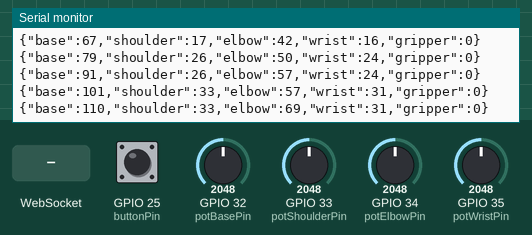
This sketch was run on a simulated ESP32. Parts: the last lines printed to the serial monitor. The inputs (shaded band) are chosen by the test bench; at power-on: GPIO 32 (potBasePin) = 2048, GPIO 33 (potShoulderPin) = 2048, GPIO 34 (potElbowPin) = 2048, GPIO 35 (potWristPin) = 2048, GPIO 25 (buttonPin) HIGH. WiFi joins after 1.5 s; servers stay silent unless stated.

Above: at 2.7 s.
2.8 s: WebSocket text "1" received
4.3 s: GPIO 32 (potBasePin) set to 2866
At 5.49 s:
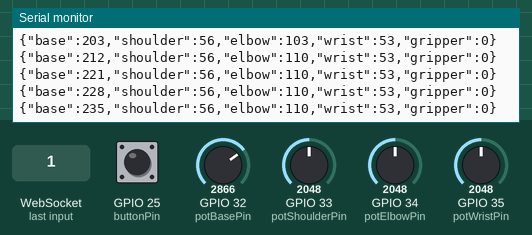
5.8 s: GPIO 33 (potShoulderPin) set to 2866
At 6.09 s:
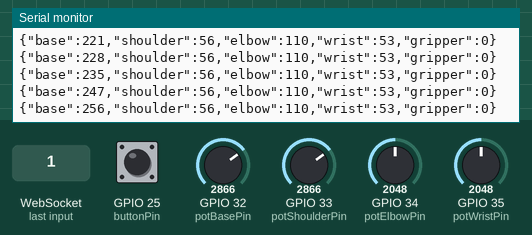
7.3 s: GPIO 34 (potElbowPin) set to 2866
At 8.59 s:
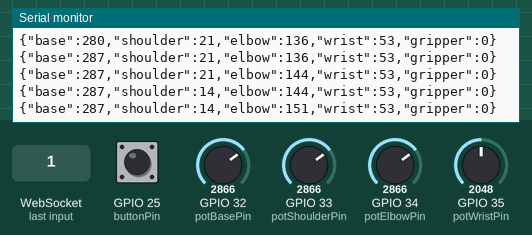
8.8 s: GPIO 35 (potWristPin) set to 2866
At 9.04 s:
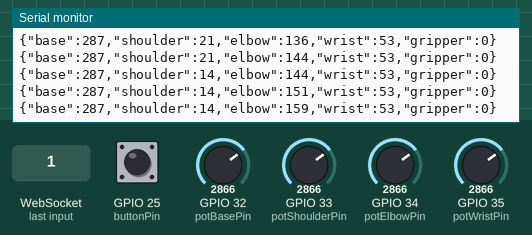
10.3 s: GPIO 25 (buttonPin) pulled LOW for 0.15 s
At 10.55 s:
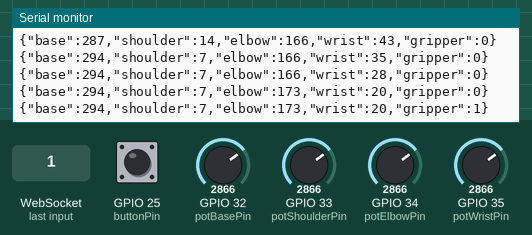
Timing chart, 0 to 12.9 s (numbered marks = the images above; inputs shaded):
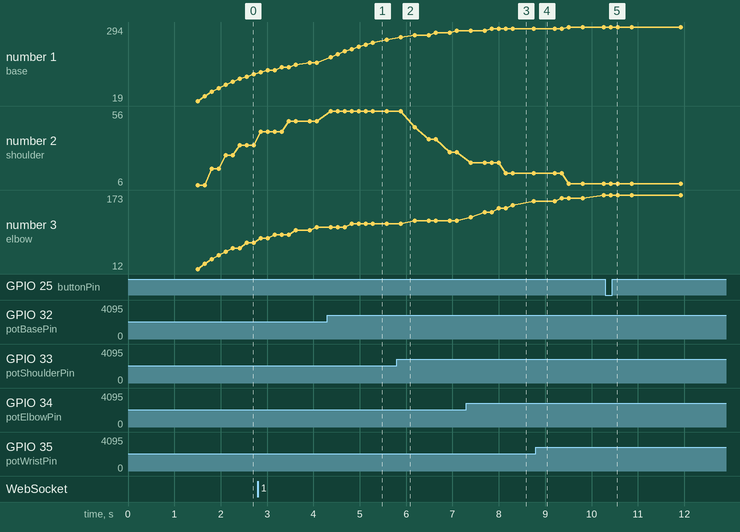

The sketch:

ARMIRAKOV1.ino
```cpp
#include <WiFi.h>
#include <WebSocketsClient.h>
#include <ArduinoJson.h>  // https://arduinojson.org/

// ————— Configuração de Rede —————
const char* ssid     = "InternetSA";
const char* password = "cadebabaca";

// ————— Configuração do WebSocket —————
const char* ws_host = "websocket.mirako.org";
const uint16_t ws_port = 6001;
const char* ws_path = "/";

// ————— Parâmetros de Calibração e Filtragem —————
struct Calib { int rawMin, rawMax; float smooth; };
Calib calibBase     = {  500, 3200, 0.1f };  // ajuste se precisar
Calib calibShoulder = {  500, 2900, 0.1f };
Calib calibElbow    = {  500, 2800, 0.1f };
Calib calibWrist    = {  500, 2800, 0.1f };

const int   TOLERANCE = 6;    // só envia quando muda > 5°
const int   DELAY_MS  = 150;   // intervalo entre leituras

// ————— Pinos —————
const int potBasePin     = 32;
const int potShoulderPin = 33;
const int potElbowPin    = 34;
const int potWristPin    = 35;
const int buttonPin      = 25;

// ————— Estado e variáveis de filtragem —————
WebSocketsClient webSocket;
int  lastBase     = -999;
int  lastShoulder = -999;
int  lastElbow    = -999;
int  lastWrist    = -999;
bool lastGrip     = false;
float filtBase     = 0, filtShoulder = 0, filtElbow = 0, filtWrist = 0;

void webSocketEvent(WStype_t type, uint8_t * payload, size_t length) {
  switch(type) {
    case WStype_CONNECTED:
      Serial.println("✅ WS conectado");
      break;
    case WStype_DISCONNECTED:
      Serial.println("❌ WS desconectado");
      break;
    case WStype_TEXT: {
      // 1) tenta calibração por JSON
      StaticJsonDocument<200> doc;
      if (deserializeJson(doc, payload) == DeserializationError::Ok) {
        bool fezCalib = false;
        if (doc.containsKey("calibShoulderMin")) {
          calibShoulder.rawMin = doc["calibShoulderMin"];
          fezCalib = true;
        }
        if (doc.containsKey("calibShoulderMax")) {
          calibShoulder.rawMax = doc["calibShoulderMax"];
          fezCalib = true;
        }
        if (doc.containsKey("calibElbowMin")) {
          calibElbow.rawMin = doc["calibElbowMin"];
          fezCalib = true;
        }
        if (doc.containsKey("calibElbowMax")) {
          calibElbow.rawMax = doc["calibElbowMax"];
          fezCalib = true;
        }
        if (doc.containsKey("calibWristMin")) {
          calibWrist.rawMin = doc["calibWristMin"];
          fezCalib = true;
        }
        if (doc.containsKey("calibWristMax")) {
          calibWrist.rawMax = doc["calibWristMax"];
          fezCalib = true;
        }
        if (fezCalib) {
          Serial.println("⚙️ Calibracao atualizada:");
          Serial.printf("   Shoulder: min=%d max=%d\n", calibShoulder.rawMin, calibShoulder.rawMax);
          Serial.printf("   Elbow:    min=%d max=%d\n", calibElbow.rawMin,    calibElbow.rawMax);
          Serial.printf("   Wrist:    min=%d max=%d\n", calibWrist.rawMin,    calibWrist.rawMax);
          return; // não trata como comando normal
        }
      }
      // 2) se não era calib, printa a mensagem normal
      Serial.printf("⏪ Servidor: %s\n", payload);
      break;
    }
    case WStype_ERROR:
      Serial.println("⚠️ Erro no WS");
      break;
    default:
      break;
  }
}

void setup() {
  Serial.begin(115200);
  pinMode(buttonPin, INPUT_PULLUP);

  // Conecta Wi-Fi
  Serial.printf("Conectando em %s …", ssid);
  WiFi.begin(ssid, password);
  while (WiFi.status() != WL_CONNECTED) {
    Serial.print('.');
    delay(300);
  }
  Serial.printf("\nWi-Fi OK! IP: %s\n", WiFi.localIP().toString().c_str());

  // Inicia WebSocket
  webSocket.begin(ws_host, ws_port, ws_path);
  webSocket.onEvent(webSocketEvent);
  webSocket.setReconnectInterval(5000);
}

void loop() {
  // 1) Lê brutos
  int rawB = analogRead(potBasePin);
  int rawS = analogRead(potShoulderPin);
  int rawE = analogRead(potElbowPin);
  int rawW = analogRead(potWristPin);
  bool grip = (digitalRead(buttonPin) == LOW);

  // 2) Atualiza WebSocket (pode receber calibração)
  webSocket.loop();

  // 3) Mapeia e constrange em 0–180°
  int angleB = constrain(map(rawB, calibBase.rawMin,     calibBase.rawMax,     0, 340), 0, 340);
  int angleS = 180 - constrain(map(rawS, calibShoulder.rawMin, calibShoulder.rawMax, 0, 180), 0, 180);
  int angleE = constrain(map(rawE, calibElbow.rawMin,    calibElbow.rawMax,    0, 180), 0, 180);
  int angleW = 180 - constrain(map(rawW, calibWrist.rawMin,    calibWrist.rawMax,    0, 180), 0, 180);

  // 4) Suaviza (média móvel)
  filtBase     += calibBase.smooth     * (angleB - filtBase);
  filtShoulder += calibShoulder.smooth * (angleS - filtShoulder);
  filtElbow    += calibElbow.smooth    * (angleE - filtElbow);
  filtWrist    += calibWrist.smooth    * (angleW - filtWrist);

  int mBase     = round(filtBase);
  int mShoulder = round(filtShoulder);
  int mElbow    = round(filtElbow);
  int mWrist    = round(filtWrist);

  // 5) Só envia se mudou além da tolerância
  bool changed = false;
  if (abs(mBase     - lastBase)     > TOLERANCE) { lastBase     = mBase;     changed = true; }
  if (abs(mShoulder - lastShoulder) > TOLERANCE) { lastShoulder = mShoulder; changed = true; }
  if (abs(mElbow    - lastElbow)    > TOLERANCE) { lastElbow    = mElbow;    changed = true; }
  if (abs(mWrist    - lastWrist)    > TOLERANCE) { lastWrist    = mWrist;    changed = true; }
  if (grip != lastGrip)                         { lastGrip     = grip;      changed = true; }

  if (changed) {
    // 6) Monta e envia JSON
    String json = "{";
    json += "\"base\":"     + String(lastBase)     + ",";
    json += "\"shoulder\":" + String(lastShoulder) + ",";
    json += "\"elbow\":"    + String(lastElbow)    + ",";
    json += "\"wrist\":"    + String(lastWrist)    + ",";
    json += "\"gripper\":"  + String(lastGrip ? 1 : 0);
    json += "}";
    webSocket.sendTXT(json);
    Serial.println(json);
  }

  delay(DELAY_MS);
}
```

Measured:
- after the input at 4.3 s, the serial monitor: prints a new line after 0.08 s (image 1)
- after the input at 7.3 s, the serial monitor: prints a new line after 0.10 s (image 3)
- after the input at 10.3 s, the serial monitor: prints a new line after 0.12 s (image 5)
- plotted number 1: 162 → 247 after the input at 4.3 s
- plotted number 2: 56 → 28 after the input at 5.8 s
- plotted number 3: 117 → 159 after the input at 7.3 s
